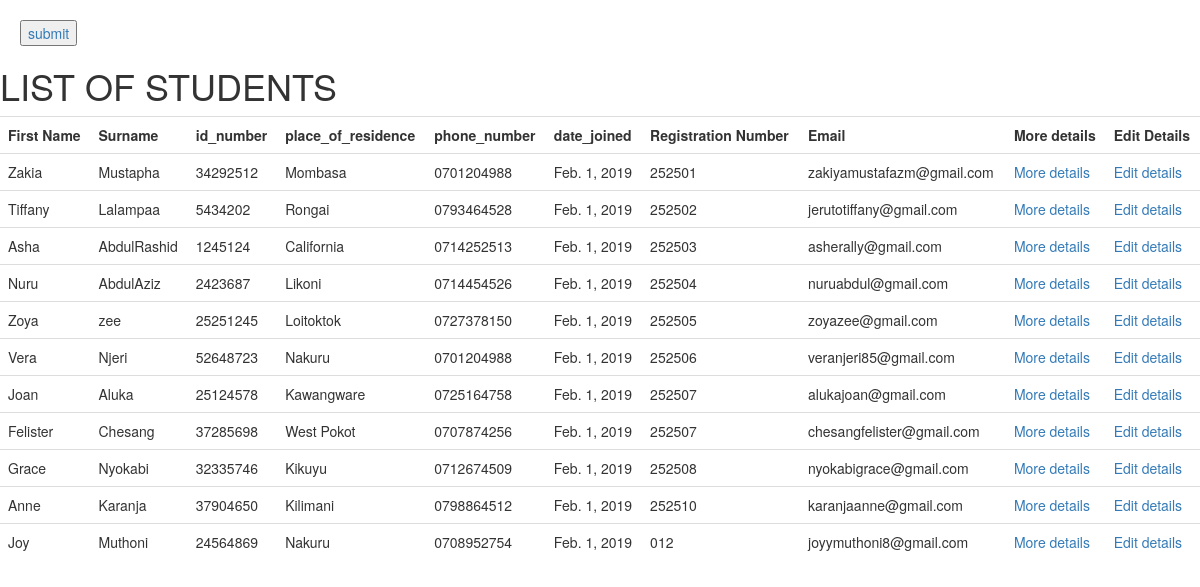
The page /student/list/ on the database its author committed.
### student/models.py (models this page shows, shortened)
class Student(models.Model):
    first_name=models.CharField(max_length=50)
    last_name=models.CharField(max_length=50)
    date_of_birth=models.DateField()
    registration_number=models.CharField(max_length= 50)
    place_of_residence= models.CharField(max_length =50)
    phone_number=models.CharField(max_length =50)
    Email=models.EmailField(max_length =50)
    guardian_phone= models.CharField(max_length =50)
    id_number=models.IntegerField()
    date_joined=models.DateField()
    courses=models.ManyToManyField(Course, null=True,blank=True,related_name="students")
    image=models.ImageField(upload_to="student_image",blank=True,null=True)
    def calculate_age(self):
        today = datetime.date.today()
        return today.year - self.date_of_birth.year
    age = property(calculate_age)

### student/views.py (the view)
# urls.py: path("list/",list_students,name="list_students"),
def list_students(request):
	students=Student.objects.all()
	return render(request,"list_students.html",{"students":students})

### student/templates/list_students.html (shortened to what this page needs)
<!DOCTYPE html>
<html>
<head>
	<link rel="stylesheet" href="https://maxcdn.bootstrapcdn.com/bootstrap/3.4.0/css/bootstrap.min.css">
</head>
<body>
	<button type="submit" style="margin-top: 20px; margin-left: 20px;"><a href="/student/add/">submit</a></button>
	<div class="Container">
		<h1>LIST OF STUDENTS</h1>
		<div class="table-responsive">
     <table class="table">
		<tbody>
		<tr>
			<th>First Name</th>
			<th>Surname</th>
			<th>id_number</th>
			<th>place_of_residence</th>
			<th>phone_number</th>
			<th>date_joined</th>
			<th>Registration Number</th>
			<th>Email</th>
			<th>More details</th>
			<th>Edit Details</th>
		</tr>
		{% for student in students %}
		<tr>
			<td>{{student.first_name}}</td>
			<td>{{student.last_name}}</td>
			<td>{{student.id_number}}</td>
			<td>{{student.place_of_residence}}</td>
			<td>{{student.phone_number}}</td>
			<td>{{student.date_joined}}</td>
			<td>{{student.registration_number}}</td>
			<td>{{student.Email}}</td>
			<td><a href="/student/detail/{{student.pk}}/">More details</a></td>
			<td><a href="/student/edit/{{student.pk}}/">Edit details</a></td>
		</tr>
		{% endfor %}
	</tbody>
	</table>
</div>
</div>
</body>
</html>

### rows shown on the page
Student: first_name "Zakia", last_name "Mustapha", id_number "34292512", place_of_residence "Mombasa", phone_number "0701204988", date_joined "Feb. 1, 2019", registration_number "252501", Email "zakiyamustafazm@gmail.com"
Student: first_name "Tiffany", last_name "Lalampaa", id_number "5434202", place_of_residence "Rongai", phone_number "0793464528", date_joined "Feb. 1, 2019", registration_number "252502", Email "jerutotiffany@gmail.com"
Student: first_name "Asha", last_name "AbdulRashid", id_number "1245124", place_of_residence "California", phone_number "0714252513", date_joined "Feb. 1, 2019", registration_number "252503", Email "asherally@gmail.com"
Student: first_name "Nuru", last_name "AbdulAziz", id_number "2423687", place_of_residence "Likoni", phone_number "0714454526", date_joined "Feb. 1, 2019", registration_number "252504", Email "nuruabdul@gmail.com"
Student: first_name "Zoya", last_name "zee", id_number "25251245", place_of_residence "Loitoktok", phone_number "0727378150", date_joined "Feb. 1, 2019", registration_number "252505", Email "zoyazee@gmail.com"
Student: first_name "Vera", last_name "Njeri", id_number "52648723", place_of_residence "Nakuru", phone_number "0701204988", date_joined "Feb. 1, 2019", registration_number "252506", Email "veranjeri85@gmail.com"
Student: first_name "Joan", last_name "Aluka", id_number "25124578", place_of_residence "Kawangware", phone_number "0725164758", date_joined "Feb. 1, 2019", registration_number "252507", Email "alukajoan@gmail.com"
Student: first_name "Felister", last_name "Chesang", id_number "37285698", place_of_residence "West Pokot", phone_number "0707874256", date_joined "Feb. 1, 2019", registration_number "252507", Email "chesangfelister@gmail.com"
Student: first_name "Grace", last_name "Nyokabi", id_number "32335746", place_of_residence "Kikuyu", phone_number "0712674509", date_joined "Feb. 1, 2019", registration_number "252508", Email "nyokabigrace@gmail.com"
Student: first_name "Anne", last_name "Karanja", id_number "37904650", place_of_residence "Kilimani", phone_number "0798864512", date_joined "Feb. 1, 2019", registration_number "252510", Email "karanjaanne@gmail.com"
Student: first_name "Joy", last_name "Muthoni", id_number "24564869", place_of_residence "Nakuru", phone_number "0708952754", date_joined "Feb. 1, 2019", registration_number "012", Email "joyymuthoni8@gmail.com"
